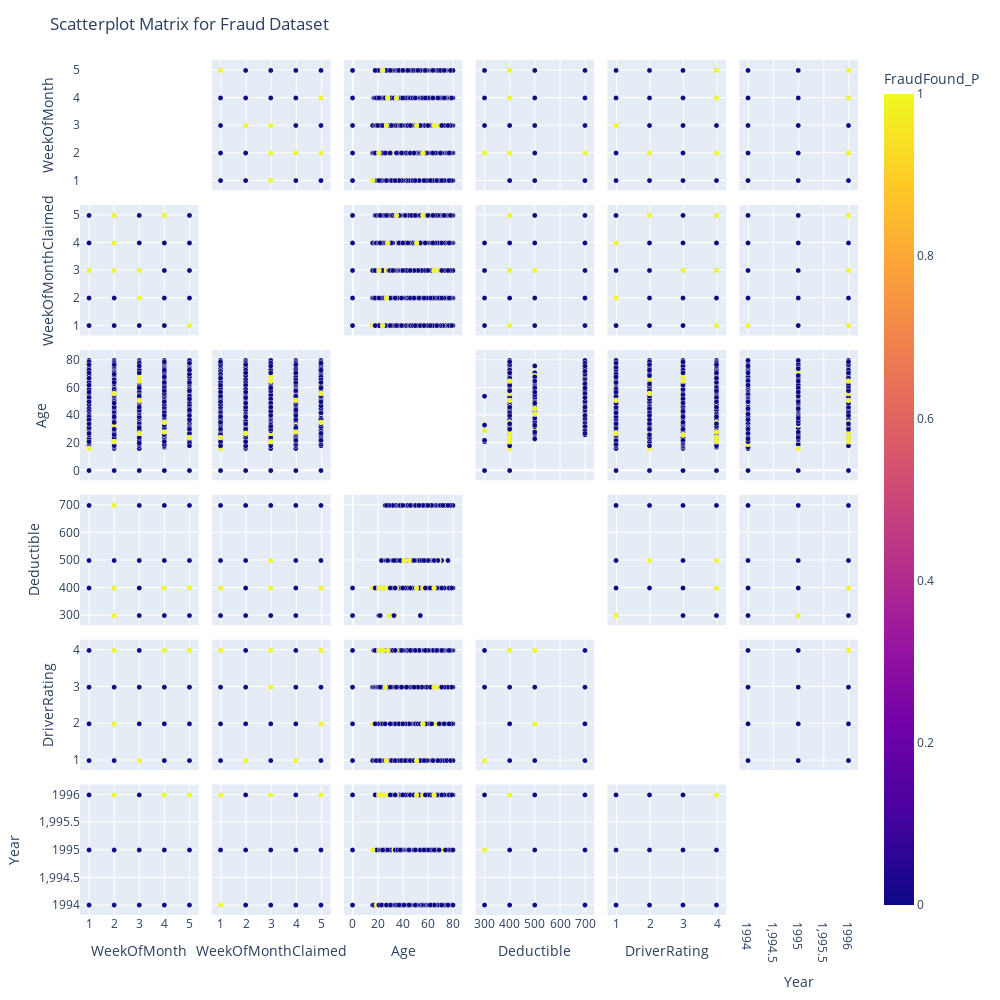

This figure's notebook cell:
### Code cell
# Scatter matrix
colToPlot = ["WeekOfMonth", "WeekOfMonthClaimed", "Age", "Deductible", "DriverRating", "Year"]
fig = px.scatter_matrix(df,
                        dimensions=colToPlot,
                        color="FraudFound_P"
                        )

# Remove diagonal plots (Comment out to observe what it does)
fig.update_traces(diagonal_visible=False)

# Make the markers smaller and less opaque(Comment out to observe what it does)
fig.update_traces(marker=dict(size=5,colorscale='Bluered',line=dict(width=0.5,color='rgb(230,230,230)')))

# Add title, and make the overall plot bigger (Comment out to observe what it does)
fig.update_layout(title="Scatterplot Matrix for Fraud Dataset",
                  dragmode='select',
                  width=1000,
                  height=1000)

fig.show()

### Figure 1 — Plotly figure (JSON) as saved in the notebook; plotly's stock layout.template omitted (floating-point values rounded to 4 significant figures; data arrays with more than 128 entries replaced by an {"elided": "..."} marker saying what was removed)
{"data": [{"diagonal": {"visible": false}, "dimensions": [{"axis": {"matches": true}, "label": "WeekOfMonth", "values": {"elided": "15419 int values"}}, {"axis": {"matches": true}, "label": "WeekOfMonthClaimed", "values": {"elided": "15419 int values"}}, {"axis": {"matches": true}, "label": "Age", "values": {"elided": "15419 int values"}}, {"axis": {"matches": true}, "label": "Deductible", "values": {"elided": "15419 int values"}}, {"axis": {"matches": true}, "label": "DriverRating", "values": {"elided": "15419 int values"}}, {"axis": {"matches": true}, "label": "Year", "values": {"elided": "15419 int values"}}], "hovertemplate": "%{xaxis.title.text}=%{x}<br>%{yaxis.title.text}=%{y}<br>FraudFound_P=%{marker.color}<extra></extra>", "legendgroup": "", "marker": {"color": {"elided": "15419 int values"}, "coloraxis": "coloraxis", "colorscale": [[0, "rgb(0,0,255)"], [1, "rgb(255,0,0)"]], "line": {"color": "rgb(230,230,230)", "width": 0.5}, "size": 5, "symbol": "circle"}, "name": "", "showlegend": false, "type": "splom"}], "layout": {"coloraxis": {"colorbar": {"title": {"text": "FraudFound_P"}}, "colorscale": [[0, "#0d0887"], [0.1111, "#46039f"], [0.2222, "#7201a8"], [0.3333, "#9c179e"], [0.4444, "#bd3786"], [0.5556, "#d8576b"], [0.6667, "#ed7953"], [0.7778, "#fb9f3a"], [0.8889, "#fdca26"], [1, "#f0f921"]]}, "dragmode": "select", "height": 1000, "legend": {"tracegroupgap": 0}, "margin": {"t": 60}, "title": {"text": "Scatterplot Matrix for Fraud Dataset"}, "width": 1000}}
